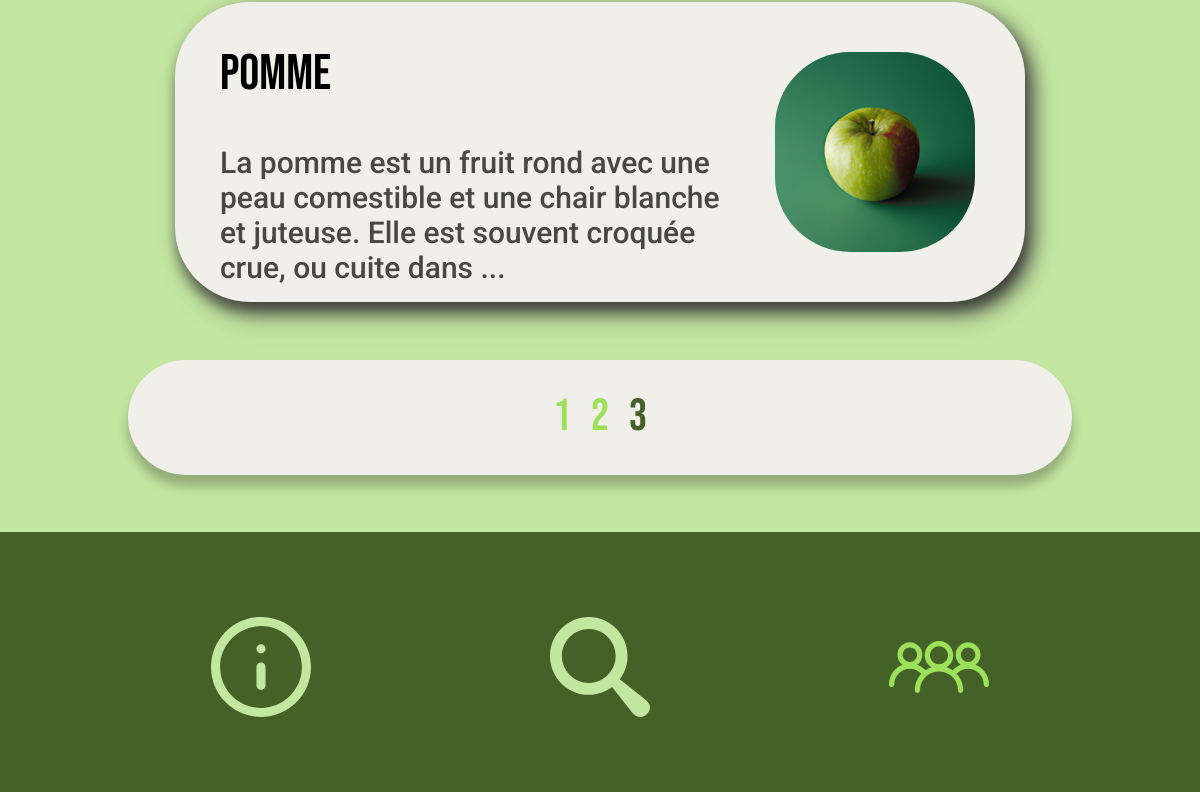
The page /popular?page=3 (lower part) on the database as committed earlier.
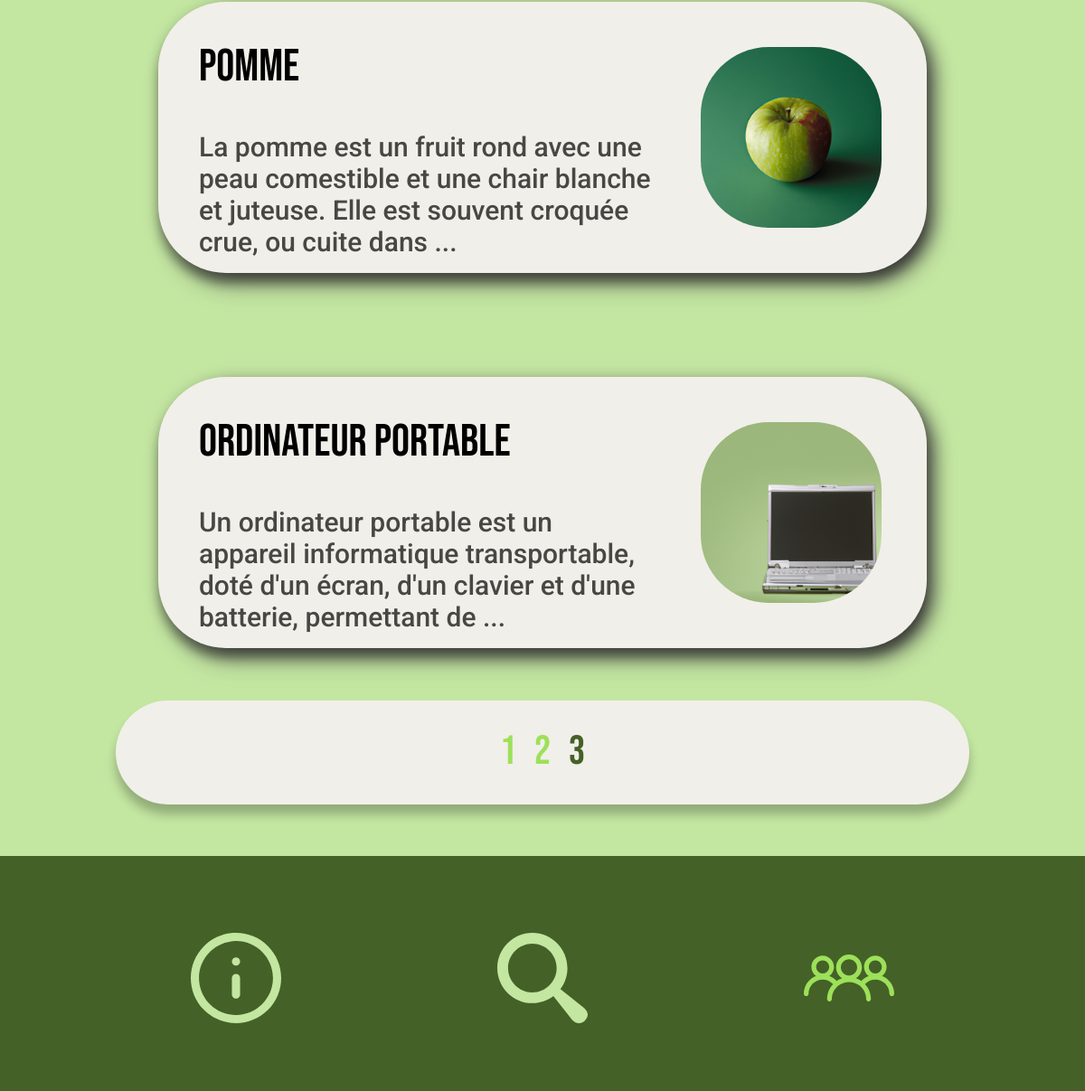
The same page on the database as committed later.
### app/models.py (models this page shows, shortened)
class Waste(db.Model):
    id = db.Column(db.Integer, primary_key=True)
    name = db.Column(db.String(50), unique=True, nullable=False)
    description = db.Column(db.Text, nullable=False)
    list_recycling_possibilitites = db.Column(db.Text, nullable=False)
    nb_views = db.Column(db.Integer, nullable=False, default=0)
    last_viewed = db.Column(db.DateTime, nullable=False,
                            default=datetime.utcnow)

### app/wastes/routes.py (the view)
@wastes_bp.route('/popular')
def popular():
    page = request.args.get('page', 1, type=int)
    wastes = Waste.query.order_by(
        Waste.nb_views.desc()).paginate(page=page, per_page=10)
    return render_template('popular.html', wastes=wastes, title='Popular', location='popular')

### app/templates/popular.html (shortened to what this page needs)
{%extends "layout.html"%}
{% block head%}
<link rel="stylesheet" href="{{ url_for('static', filename='css/article-waste-container.css') }}">
{% endblock %}
{% block content %}
<div class="div-content-site">
    {% for waste in wastes.items %}
    <div class="content-container">
        <a href="{{ url_for('wastes.waste', waste_id=waste.id) }}" target="_self">
            <div class="text-container">
                <h2>{{ waste.name }}</h2>
                {% if waste.description[:130] !=  waste.description[:131] %}
                <p>{{ waste.description[:130] + ' ...' }}</p>
                {% else %}
                <p>{{ waste.description }}</p>
                {% endif %}
            </div>
            <div class="image-container">
                <img src={{ url_for('static', filename='uploads/wastes/' + waste.name + '.png' ) }} alt="Image">
            </div>
        </a>
    </div>
    {% endfor %}
    {% if wastes.pages > 1 %}
    <div class="page-container">
        {% for page_num in wastes.iter_pages() %}
        {% if page_num %}
        {% if wastes.page == page_num %}
        <a class="active" href="{{ url_for('wastes.popular', page=page_num) }}">{{ page_num }}</a>
        {% else %}
        <a class="inactive" href="{{ url_for('wastes.popular', page=page_num) }}">{{ page_num }}</a>
        {% endif %}
        {% else %}
        ...
        {% endif %}
        {% endfor %}
    </div>
    {% endif %}
</div>
{% endblock content %}

### app/templates/layout.html (shortened to what this page needs)
<!DOCTYPE html>
<html>
<head>
    <link rel="stylesheet" href="{{ url_for('static', filename='css/main.css') }}">
    {% block head%}{% endblock %}
</head>
<body>
    {% block content%}{% endblock %}
    <footer>
        <nav>
            <ul>
                <li><a href="{{url_for('main.index')}}" class="btn-index" target="_self">
                        <div>
                            {% if location == 'index' %}
                            <img src="{{ url_for('static', filename='assets/icons/search_2.svg') }}" alt="Icon">
                            {% else %}
                            <img src="{{ url_for('static', filename='assets/icons/search_1.svg') }}" alt="Icon">
                            {% endif %}
                        </div>
                    </a></li>
                <li><a href="{{url_for('articles.articles')}}" class="btn-articles" target="_self">
                        <div>
                            {% if location == 'articles' %}
                            <img src="{{ url_for('static', filename='assets/icons/information_2.svg') }}" alt="Icon">
                            {% else %}
                            <img src="{{ url_for('static', filename='assets/icons/information_1.svg') }}" alt="Icon">
                            {% endif %}
                        </div>
                    </a></li>
                <li><a href="{{url_for('wastes.popular')}}" class="btn-popular" target="_self">
                        <div>
                            {% if location == 'popular' %}
                            <img src="{{ url_for('static', filename='assets/icons/community_2.svg') }}" alt="Icon">
                            {% else %}
                            <img src="{{ url_for('static', filename='assets/icons/community_1.svg') }}" alt="Icon">
                            {% endif %}
                        </div>
                    </a></li>
            </ul>
        </nav>
    </footer>
</body>
</html>

### app/static/css/main.css (style rules this page uses)
body { background-color: #C3E6A1; font-family: 'Roboto', sans-serif; }
.div-content-site { position: relative; left: 0%; right: 0%; margin-top: 765px; margin-bottom: 260px; padding-bottom: 230px; }
footer { position: fixed; bottom: 0; left: 0; right: 0; height: 260px; background: #446127; border-top: 1px }
footer a { position: absolute; top: 23.08%; bottom: 23.08%; }
footer ul { list-style: none; }
.btn-articles { left: 15.28%; right: 71.76%; }
.btn-index { left: 43.52%; right: 43.52%; }
.btn-popular { left: 71.76%; right: 15.28%; }
footer a div { position: absolute; left: 17.86%; right: 17.86%; top: 17.86%; bottom: 17.86%; }
.page-container { position: fixed; height: 115px; left: 10.65%; right: 10.65%; bottom: 317.5px; background: #F1EFE9; box-shadow: 0px 11px 11px rgba(0, 0, 0, 0.25); border-radius: 75px; font-family: 'Bebas Neue'; font-style: normal; font-weight: 400; font-size: 45px; line-height: 54px; margin: auto; display: flex; align-items: center; text-align: center; justify-content: center; }
.page-container a, .page-container h2 { padding-left: 10px; padding-right: 10px; text-decoration: none; }
.page-container a.active { color: #446127; }
.page-container a.inactive, .page-container h2 { color: #9DE05A; }

### app/static/css/article-waste-container.css (style rules this page uses)
.content-container { filter: drop-shadow(8px 8px 10px #474744); Width: 850px; Height: 300px; margin-top: 115px; margin-left: calc(50% - 850px/2); margin-right: calc(50% + 850px/2); text-decoration: none; background: #F1EFE9; box-shadow: 0px 11px 11px rgba(0, 0, 0, 0.25); border-radius: 75px; }
.text-container { position: absolute; left: 5.29%; right: 35.88%; font-style: normal; }
.text-container h2 { top: 15%; bottom: 62.67%; font-family: 'Bebas Neue'; font-weight: 400; font-size: 50px; line-height: 60px; display: flex; align-items: center; color: #000000; }
.text-container p { top: 40%; bottom: 15%; font-family: 'Roboto'; font-weight: 500; font-size: 30px; line-height: 35px; color: #474744; }
.image-container { position: absolute; left: 70.59%; right: 5.88%; top: 16.67%; bottom: 16.67%; background: #FFFCF8; border-radius: 75px; }
.image-container img { width: 100%; height: 100%; object-fit: cover; border-radius: 75px; }

Rows that differ between the two databases and show on the page:
added Waste: name "ordinateur portable", description "Un ordinateur portable est un appareil informatique transportable, doté d'un écran, d'un clavier et d'une batterie, permettant de ...", name (picture)
